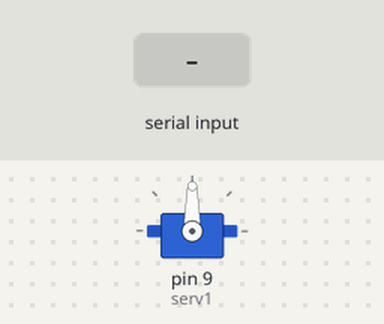
Simulated run of this sketch. Board: Arduino Uno, built with avr-gcc and run on an emulated ATmega328P. On the bench: servo. The inputs (shaded band) are chosen by the test bench.

Above: at 1.2 s.
1.3 s: byte 30 received over Serial
At 1.8 s:
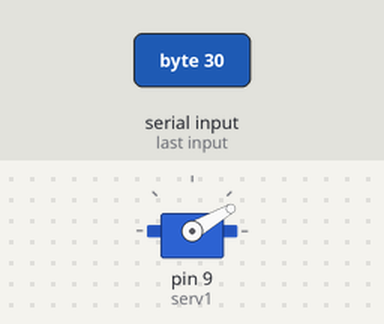
2.8 s: byte 120 received over Serial
At 4.1 s:
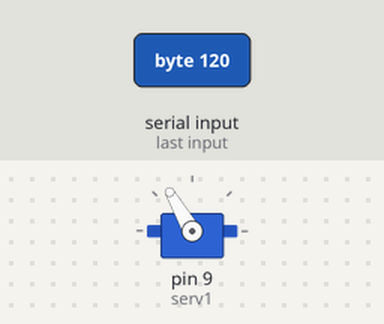
Timing chart, 0 to 5.8 s (numbered marks = the images above; inputs shaded):
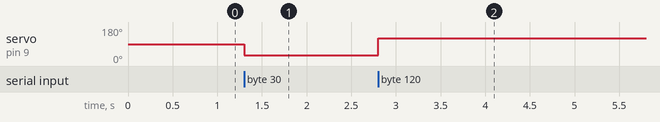

Measured:
- after the input at 1.3 s, servo on pin 9 (serv1): 90° → 30° at once
- after the input at 2.8 s, servo on pin 9 (serv1): 30° → 120° at once

The sketch:

sketch_dec07a_servo.ino
```cpp
#include <Servo.h>

Servo serv1;

void setup() {
  // put your setup code here, to run once:
serv1.attach(9);
Serial.begin(9600);
}

void loop() {
  // put your main code here, to run repeatedly:
if(Serial.available())
{
  int c = Serial.read();
  serv1.write(c);
  delay(15);
  }
}
```
